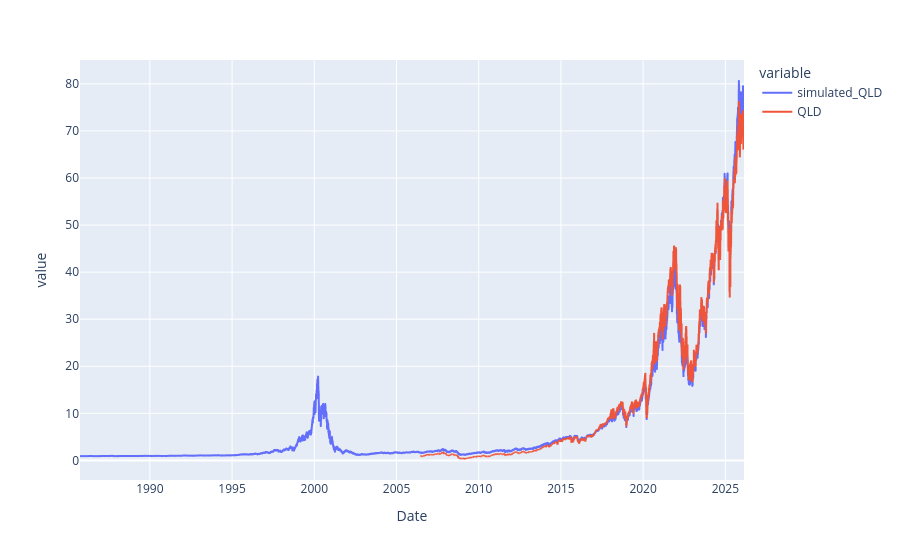

Source (notebook cell):
### Code cell
fig = px.line(
final_result, x='Date', y=[
f'simulated_{ETF_3x}',
ETF_3x])
fig.show()

### Figure 1 — Plotly figure (JSON) as saved in the notebook; plotly's stock layout.template omitted (floating-point values rounded to 4 significant figures; data arrays with more than 128 entries replaced by an {"elided": "..."} marker saying what was removed)
{"data": [{"hovertemplate": "variable=simulated_QLD<br>Date=%{x}<br>value=%{y}<extra></extra>", "legendgroup": "simulated_QLD", "line": {"color": "#636efa", "dash": "solid"}, "marker": {"symbol": "circle"}, "mode": "lines", "name": "simulated_QLD", "showlegend": true, "type": "scattergl", "x": {"elided": "10174 str values"}, "xaxis": "x", "y": {"elided": "10174 float values"}, "yaxis": "y"}, {"hovertemplate": "variable=QLD<br>Date=%{x}<br>value=%{y}<extra></extra>", "legendgroup": "QLD", "line": {"color": "#EF553B", "dash": "solid"}, "marker": {"symbol": "circle"}, "mode": "lines", "name": "QLD", "showlegend": true, "type": "scattergl", "x": {"elided": "10174 str values"}, "xaxis": "x", "y": {"elided": "10174 float values"}, "yaxis": "y"}], "layout": {"legend": {"title": {"text": "variable"}, "tracegroupgap": 0}, "margin": {"t": 60}, "xaxis": {"anchor": "y", "domain": [0, 1], "title": {"text": "Date"}}, "yaxis": {"anchor": "x", "domain": [0, 1], "title": {"text": "value"}}}}
